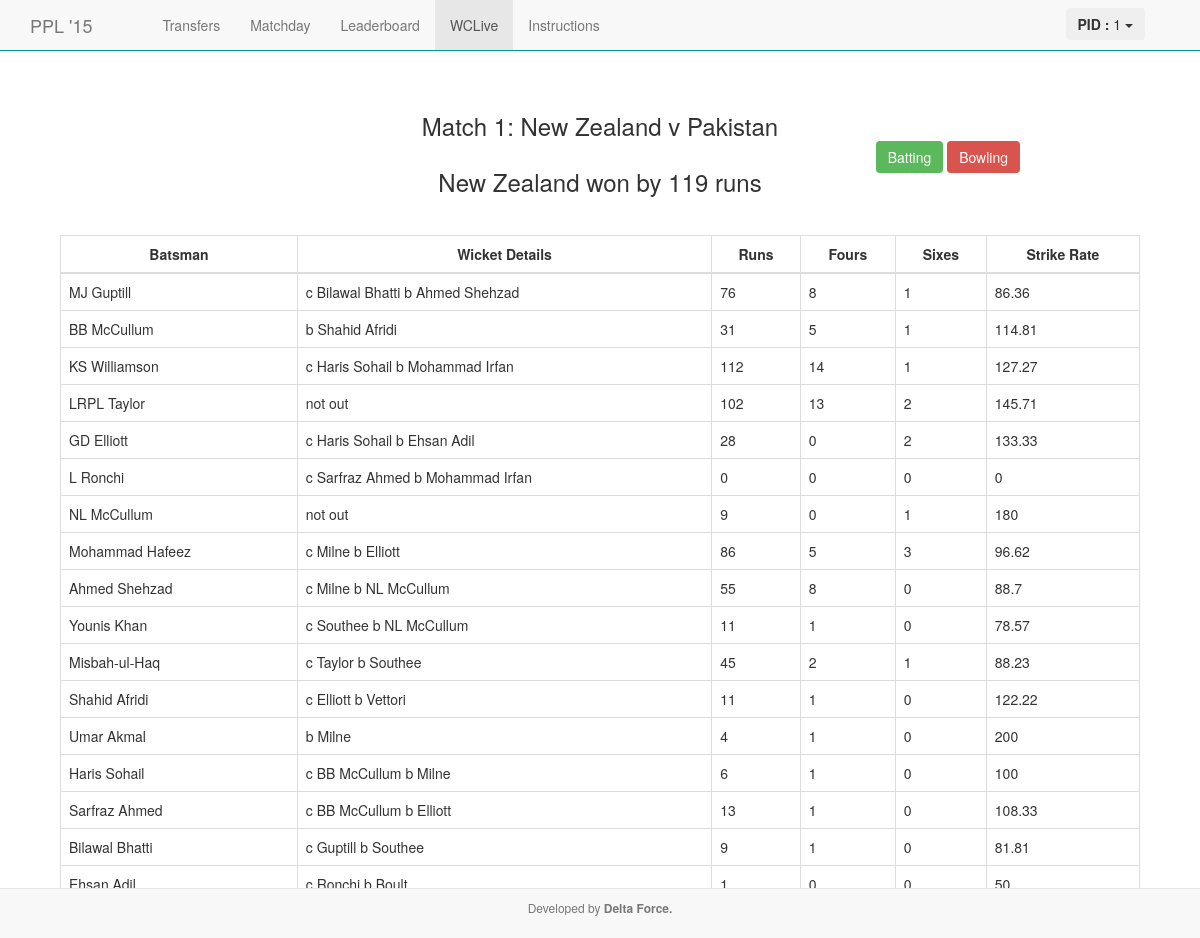
Screenshot of /wclive/wclive.php (signed in) with the database file from the repository.
### tables this page shows
CREATE TABLE IF NOT EXISTS `displayBatting` (
  `playerName` varchar(40) NOT NULL,
  `wicketInfo` varchar(40) NOT NULL,
  `runs` int(11) NOT NULL,
  `four` int(11) NOT NULL,
  `six` int(11) NOT NULL,
  `strikeRate` float NOT NULL
);

### wclive/wclive.php (the view, shortened to what this page needs)
<?php
$user = $_SESSION['user'];
?>
<html>
  <head>
    <link rel="stylesheet" href="./../includes/css/bootstrap.css">
    <link rel="stylesheet" href="./../includes/css/common.css">
    <link rel="stylesheet" href="./wclive.css">
  </head>
  <body>
    <nav class="header navbar navbar-default navbar-fixed-top">
      <div class="container">
        <div class="navbar-header">
          <a class="navbar-brand" href="../home/home.php">PPL '15</a>
        </div>
        <div id="navbar" class="collapse navbar-collapse">
          <ul class="nav navbar-nav">
            <li><a href="../transfers/transfers.php">Transfers</a></li>
            <li><a href="../matchday/matchday.php">Matchday</a></li>
            <li><a href="../leaderboard/leaderboard.php">Leaderboard</a></li>
            <li class="active"><a href="../wclive/wclive.php">WCLive</a></li>
            <li><a href="../instructions/instructions.php">Instructions</a></li>
            </ul>
            <div class="navbar-header navbar-right">
                <div class="dropdown" style="margin-top:10%">
                <button class="btn dropdown-toggle" type="button" id="dropdownMenu1" data-toggle="dropdown" aria-expanded="true">
                    <b>PID :</b> <?php echo $user ?>
                <span class="caret"></span>
                </button>
                </div>
            </div>
      </div>
      </div>
    </nav>
    <h3 id="matchBetween"><center>Match 1: New Zealand v Pakistan</center></h3>
    <h3 id="matchWinner"><center>New Zealand won by 119 runs</center></h3>
    <div id="choices">
        <button id="choiceBatting" class="btn">Batting</button>
        <button id="choiceBowling" class="btn">Bowling</button>
    </div>
    <table id="battingTable" class="table table-bordered">
        <thead>
            <tr>
                <th>Batsman</th>
                <th>Wicket Details</th>
                <th>Runs</th>
                <th>Fours</th>
                <th>Sixes</th>
                <th>Strike Rate</th>
            </tr>
        </thead>
        <tbody>
            <?php
    $battingDetailsQuery = "SELECT * FROM displayBatting";
    $battingDetailsResult = mysql_query($battingDetailsQuery);
    for($i=0;$i<mysql_num_rows($battingDetailsResult);$i++)
    {
        echo("<tr>");
        $batsman        = mysql_result($battingDetailsResult,$i,"playerName");
        $wicketDetails  = mysql_result($battingDetailsResult,$i,"wicketInfo");
        $runs           = mysql_result($battingDetailsResult,$i,"runs");
        $fours          = mysql_result($battingDetailsResult,$i,"four");
        $six            = mysql_result($battingDetailsResult,$i,"six");
        $srate          = mysql_result($battingDetailsResult,$i,"strikeRate");
        echo("<td>$batsman</td>");
        echo("<td>$wicketDetails</td>");
        echo("<td>$runs</td>");
        echo("<td>$fours</td>");
        echo("<td>$six</td>");
        echo("<td>$srate</td>");
        echo("</tr>");
    }
            ?>
    </tbody>
    </table>
    <nav class=" footer navbar navbar-default navbar-fixed-bottom">
        <div class="footer">
            <p>Developed by <b>Delta Force.</b></p>
        </div>
    </nav>
  </body>
</html>

### includes/css/common.css (style rules this page uses)
body { width:100%; overflow-x: hidden; }
.navbar-header { padding:0px 40px 0px 0px; }
.header { border-bottom:1px solid #099; }
.footer p { color:#777; padding-top:10px; font-size:12px; text-align:center; }
.btn { border: none; }
th { text-align:center; }

### wclive/wclive.css (style rules this page uses)
#matchBetween { position:absolute; top:12%; left:0; right:0; margin:auto; }
#matchWinner { position:absolute; top:18%; left:0; right:0; margin:auto; }
#battingTable { position:absolute; top:25%; font-size: 14px; left:5%; width:90%; }
#choices { position:absolute; top:15%; right:15%; }

### rows the page displays
displaybatting: playerName "MJ Guptill", wicketInfo "c Bilawal Bhatti b Ahmed Shehzad", runs "76", four "8", six "1", strikeRate "86.36"
displaybatting: playerName "BB McCullum", wicketInfo "b Shahid Afridi", runs "31", four "5", six "1", strikeRate "114.81"
displaybatting: playerName "KS Williamson", wicketInfo "c Haris Sohail b Mohammad Irfan", runs "112", four "14", six "1", strikeRate "127.27"
displaybatting: playerName "LRPL Taylor", wicketInfo "not out", runs "102", four "13", six "2", strikeRate "145.71"
displaybatting: playerName "GD Elliott", wicketInfo "c Haris Sohail b Ehsan Adil", runs "28", four "0", six "2", strikeRate "133.33"
displaybatting: playerName "L Ronchi", wicketInfo "c Sarfraz Ahmed b Mohammad Irfan", runs "0", four "0", six "0", strikeRate "0"
displaybatting: playerName "NL McCullum", wicketInfo "not out", runs "9", four "0", six "1", strikeRate "180"
displaybatting: playerName "Mohammad Hafeez", wicketInfo "c Milne b Elliott", runs "86", four "5", six "3", strikeRate "96.62"
displaybatting: playerName "Ahmed Shehzad", wicketInfo "c Milne b NL McCullum", runs "55", four "8", six "0", strikeRate "88.7"
displaybatting: playerName "Younis Khan", wicketInfo "c Southee b NL McCullum", runs "11", four "1", six "0", strikeRate "78.57"
displaybatting: playerName "Misbah-ul-Haq", wicketInfo "c Taylor b Southee", runs "45", four "2", six "1", strikeRate "88.23"
displaybatting: playerName "Shahid Afridi", wicketInfo "c Elliott b Vettori", runs "11", four "1", six "0", strikeRate "122.22"
displaybatting: playerName "Umar Akmal", wicketInfo "b Milne", runs "4", four "1", six "0", strikeRate "200"
displaybatting: playerName "Haris Sohail", wicketInfo "c BB McCullum b Milne", runs "6", four "1", six "0", strikeRate "100"
displaybatting: playerName "Sarfraz Ahmed", wicketInfo "c BB McCullum b Elliott", runs "13", four "1", six "0", strikeRate "108.33"
displaybatting: playerName "Bilawal Bhatti", wicketInfo "c Guptill b Southee", runs "9", four "1", six "0", strikeRate "81.81"
displaybatting: playerName "Ehsan Adil", wicketInfo "c Ronchi b Boult", runs "1", four "0", six "0", strikeRate "50"

### other values shown
$user "1"
